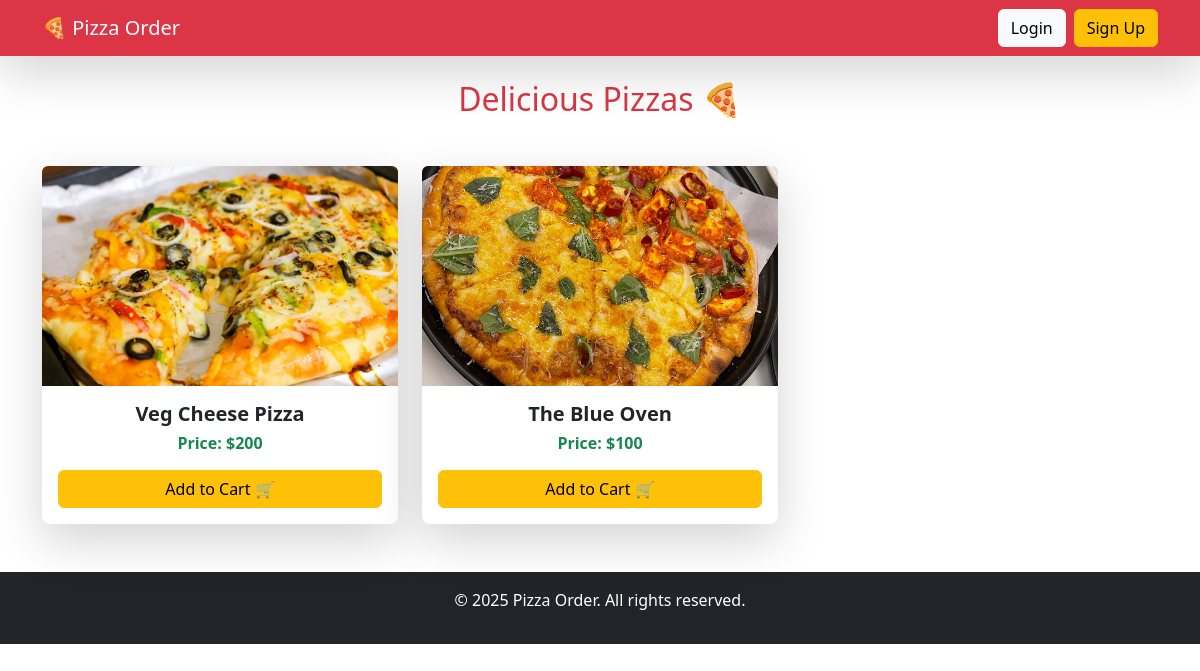
The page / on the database its author committed.
### home/models.py (models this page shows)
class BaseModel(models.Model):
    uid = models.UUIDField(default=uuid.uuid4,editable=True,primary_key=True)
    created_at = models.DateTimeField(auto_now_add=True)
    updated_at = models.DateTimeField(auto_now=True)
    class Meta:
        abstract = True

class Pizza(BaseModel):
    category = models.ForeignKey(PizzaCategory, on_delete = models.CASCADE,related_name ="category" )
    pizza_name = models.CharField(max_length=100)
    price = models.IntegerField(default=100)
    image = models.ImageField(upload_to='pizza')

### home/views.py (the view)
# urls.py: 2. Add a URL to urlpatterns:  path('', views.home, name='home')
def home(request):
    pizzas = Pizza.objects.all()
    return render(request, 'home.html', {'pizzas': pizzas})

### templates/home.html (shortened to what this page needs)
{% extends 'base.html' %}
{% block content %}
<h2 class="text-center text-danger mb-4">Delicious Pizzas 🍕</h2>
<div class="row mt-4 g-4">
    {% for pizza in pizzas %}
    <div class="col-md-4">
        <div class="card shadow-lg border-0 rounded-3">
            <img src="{{ pizza.image.url }}" class="card-img-top rounded-top" style="height:220px; object-fit: cover;" alt="{{ pizza.pizza_name }}">
            <div class="card-body text-center">
                <h5 class="card-title fw-bold">{{ pizza.pizza_name }}</h5>
                <h6 class="fw-bold text-success mb-3">Price: ${{ pizza.price }}</h6>
                <a href="{% url 'add_cart' pizza.uid %}" class="btn btn-warning w-100 add-to-cart" data-uid="{{ pizza.uid }}">
                    Add to Cart 🛒
                </a>
            </div>
        </div>
    </div>
    {% endfor %}
</div>
{% endblock %}

### rows shown on the page
Pizza: image (picture), pizza_name "Veg Cheese Pizza", price "200"
Pizza: image (picture), pizza_name "The Blue Oven", price "100"
